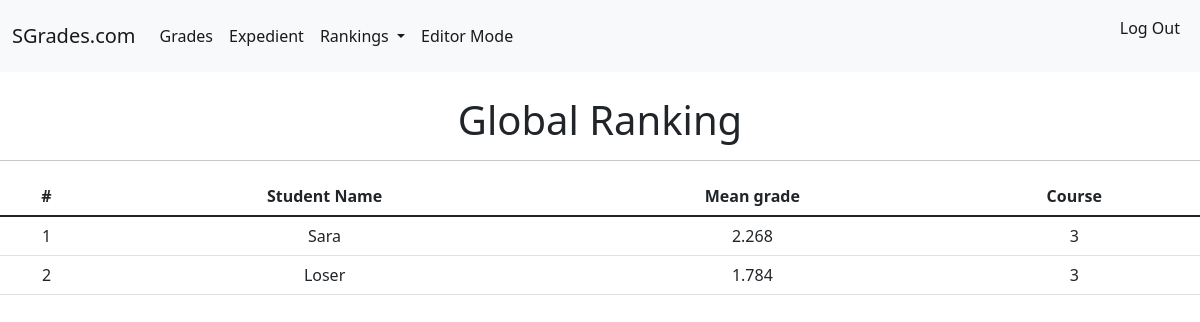
The page /globalranking/ (signed in) on the database as committed earlier.
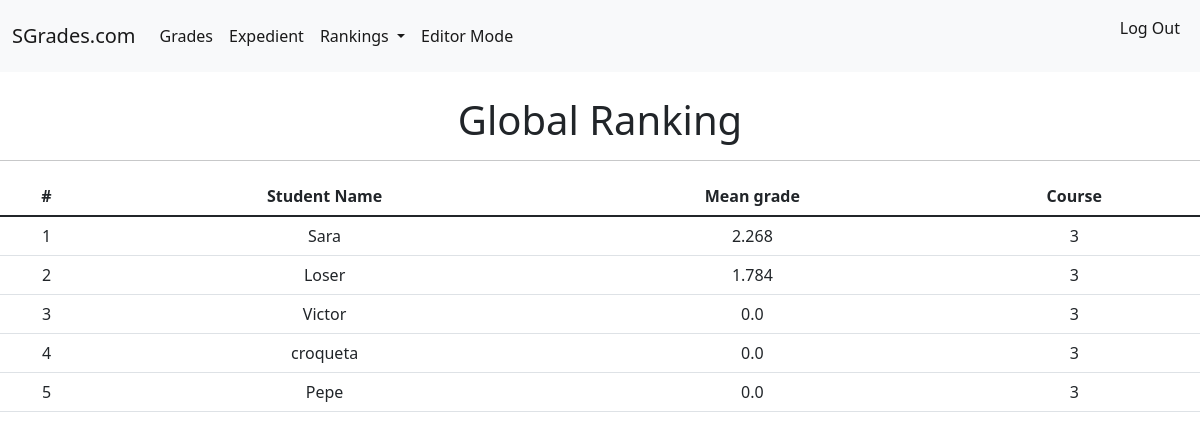
The same page on the database as committed later.
### SGrades/models.py (models this page shows, shortened)
class Student(models.Model):
    COURSES = (
        ('3', 'Tercer curso'),
    )
    Student_Nif = models.CharField(primary_key=True, max_length=10)
    Name = models.CharField(max_length=20)
    Surname = models.CharField(max_length=50)
    Expedient = models.FloatField(blank=True, default=0, editable=False)
    Ranking = models.IntegerField(editable=False, default=0)
    Course = models.CharField(choices=COURSES, max_length=1)
    @property
    def expedient_mean(self):
        Grades_list = Grade.objects.all()
        Subject_number = Subject.objects.count()
        means = []
        for grade in Grades_list:
            grade.Mean = grade.mean
            if grade.Student.Name == self.Name:
                means.append(grade.Mean)
        expedient_mean = sum(means)/Subject_number
        return expedient_mean

### SGrades/views.py (the view)
# urls.py: path('globalranking/', GlobalRankingView, name='Global Ranking'),
def GlobalRankingView(request):
    Student_list = Student.objects.all()
    best_students = []
    for student in Student_list:
        student.Expedient = student.expedient_mean
        if best_students == []:
            best_students.append(student)
        else:
            for best in best_students:
                index = best_students.index(best)
                if student.Expedient > best.Expedient:
                    best_students.insert(index, student)
                    break
            best_students.insert(len(best_students), student)
    for student in best_students:
        student.Ranking = best_students.index(student) + 1
    context = {
        'best_students' : best_students,
    }
    return render(request, 'globalranking.html', context)

### SGrades/models.py (called while the page is built)
    @property
    def mean(self):
        Item_list = Item.objects.all()
        Submit_list = Submit.objects.all()
        grades = []
        means = []
        for item in Item_list:
            if self.Subject_Grades.Subject_Name == item.Item_From_Subject.Subject_Name:
                for submit in Submit_list:
                    if submit.Item_Submitted.Item_Name == item.Item_Name \
                        and submit.Student.Name == self.Student.Name:
                        value = item.Ponderation * (submit.Punctuation / 100)
                        grades.append(round(value, 2))
                        means.append(round(value, 2))
        return(round(sum(means), 2))

### templates/globalranking.html (shortened to what this page needs)
{% extends 'base.html' %}
 {% block content %}
    {% if user.is_authenticated %}
        <h1 style="text-align:center">
            Global Ranking
        </h1>
        <hr>
          <table class="table">
              <thead>
                  <tr style="text-align:center">
                      <th scope="col">#</th>
                      <th scope="col">Student Name</th>
                      <th scope="col">Mean grade</th>
                      <th scope="col">Course</th>
                  </tr>
              </thead>
            <tbody>
                {% for best in best_students %}
                        <tr style="text-align:center">
                            <td>
                            {{ best.Ranking }}
                           </td>
                            <td>
                                {{best.Name}}
                            </td>
                            <td>
                                {{best.Expedient}}
                            </td>
                            <td>
                                {{best.Course}}
                            </td>
                        </tr>
                {% endfor %}
            </tbody>
          </table>
    {% endif %}
 {% endblock content %}

### templates/base.html (shortened to what this page needs)
{% load static %}
<head>
</head>
    <link href="{% static 'css/bootstrap.min.css' %}" rel="stylesheet">
<body>
<nav class="navbar navbar-expand-lg navbar-light bg-light">
  <div class="container-fluid">
    <a class="navbar-brand" href="{% url 'home' %}">SGrades.com</a>
    <div class="collapse navbar-collapse" id="navbarSupportedContent">
      <ul class="navbar-nav me-auto mb-2 mb-lg-0">
        <li class="nav-item">
          <a class="nav-link active" aria-current="page" href="{% url 'Grades' %}">Grades</a>
        </li>
        <li class="nav-item">
           <a class="nav-link active" aria-current="page" href="{% url 'Expedient' %}">Expedient</a>
        </li>
        <li class="nav-item dropdown">
          <a class="nav-link active dropdown-toggle" href="#" id="navbarDropdown" role="button" data-bs-toggle="dropdown">
            Rankings
          </a>
          <li class="nav-item">
            <a class="nav-link active" aria-current="page" href="{% url 'editormode' %}">Editor Mode</a>
          </li>
      </ul>
        <form class="d-flex">
        <ul class="navbar-nav me-auto mb-0 mb-lg-0">
            {% if user.is_authenticated %}
                <li class="nav-item">
                    <a class="nav-link active" aria-current="page" href="{% url 'logout' %}">Log Out</a>
                </li>
            {% else %}
                 <li class="nav-item">
                    <a class="nav-link active" aria-current="page" href="{% url 'login' %}">Log In</a>
                </li>
            {% endif %}
        </ul>
        </form>
    </div>
  </div>
</nav>
</body>
{% block content %}
{% endblock content %}

Rows that differ between the two databases and show on the page:
added Student: Ranking "3", Name "Victor", Expedient "0.0", Course "3"
added Student: Ranking "4", Name "croqueta", Expedient "0.0", Course "3"
added Student: Ranking "5", Name "Pepe", Expedient "0.0", Course "3"
